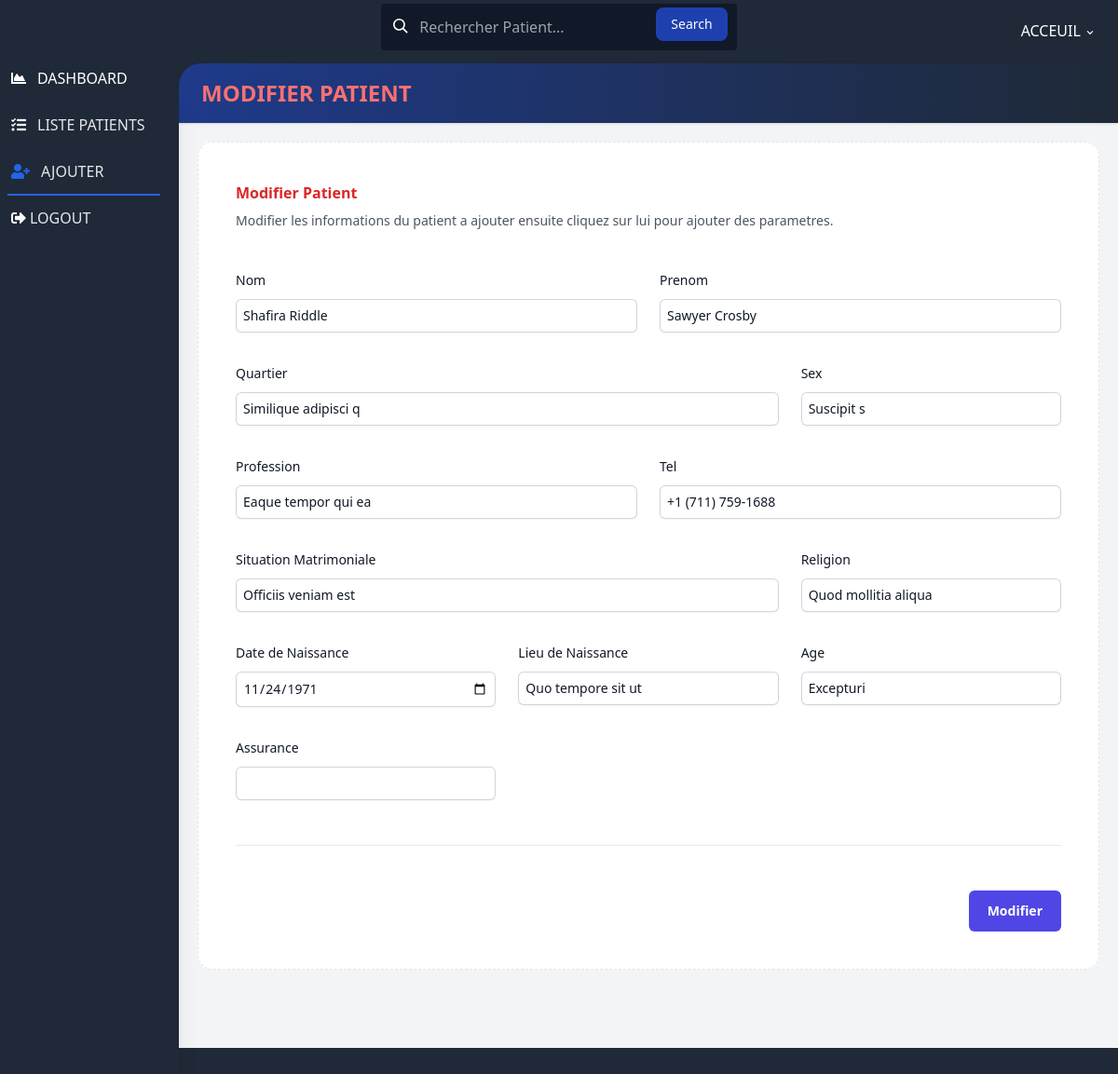
Page /acceuil/modifier.php?mod=50 (signed in) on the committed database.
### tables this page shows
CREATE TABLE `patient` (
  `p_id` int(11) NOT NULL,
  `nom` varchar(30) NOT NULL,
  `prenom` varchar(30) NOT NULL,
  `sex` varchar(10) NOT NULL,
  `quartier` varchar(30) NOT NULL,
  `profession` varchar(30) NOT NULL,
  `tel` varchar(20) NOT NULL,
  `SM` varchar(30) NOT NULL,
  `religion` varchar(30) NOT NULL,
  `DOB` varchar(20) NOT NULL,
  `POB` varchar(100) NOT NULL,
  `age` varchar(10) NOT NULL,
  `assurance` varchar(100) NOT NULL,
  `code` varchar(8) NOT NULL,
  `date` date NOT NULL DEFAULT current_timestamp(),
  `heure` time NOT NULL DEFAULT current_timestamp()
);

### acceuil/modifier.php (the view, shortened to what this page needs)
<?php
include './../conn.php';
if(isset($_GET['mod'])){
    $patient_id = $_GET['mod'];
    $sql="select * from patient where p_id=$patient_id";
    $result = mysqli_query($conn, $sql);
    $p = mysqli_fetch_assoc($result);
}else{
    header('location:liste.php');
}
?>
<!DOCTYPE html>
<html lang="en">
<head>
    <link rel="stylesheet" href="https://use.fontawesome.com/releases/v5.3.1/css/all.css">
    <link rel="stylesheet" href="https://unpkg.com/tailwindcss@2.2.19/dist/tailwind.min.css"/>
    <script src="https://cdn.tailwindcss.com"></script>
</head>
<body class="bg-gray-800 font-sans leading-normal tracking-normal mt-12">
<header>
    <nav aria-label="menu nav" class="bg-gray-800 pt-2 md:pt-1 pb-1 px-1 mt-0 h-auto fixed w-full z-20 top-0">
        <div class="flex flex-wrap items-center">
            <div class="flex flex-1 md:w-1/3 justify-center md:justify-start text-white px-2">
                <span class="relative w-full">
                    <form action="search.php" method="post">
                        <input aria-label="search" name="word" type="search" id="search" placeholder="Rechercher Patient..." class="w-full bg-gray-900 text-white transition border border-transparent focus:outline-none focus:border-gray-400 rounded py-3 px-2 pl-10 appearance-none leading-normal">
                        <button type="submit" class="text-white absolute end-2.5 bottom-2.5 bg-blue-800 hover:bg-blue-700 focus:ring-4 focus:outline-none focus:ring-blue-300 font-medium rounded-lg text-sm px-4 py-2 dark:bg-blue-600 dark:hover:bg-blue-700 dark:focus:ring-blue-800">Search</button>
                    </form>
                    <div class="absolute search-icon" style="top: 1rem; left: .8rem;">
                        <svg class="fill-current pointer-events-none text-white w-4 h-4" xmlns="http://www.w3.org/2000/svg" viewBox="0 0 20 20">
                            <path d="M12.9 14.32a8 8 0 1 1 1.41-1.41l5.35 5.33-1.42 1.42-5.33-5.34zM8 14A6 6 0 1 0 8 2a6 6 0 0 0 0 12z"></path>
                        </svg>
                    </div>
                </span>
            </div>
            <div class="flex w-full pt-2 content-center justify-between md:w-1/3 md:justify-end">
                <ul class="list-reset flex justify-between flex-1 md:flex-none items-center">
                    <li class="flex-1 md:flex-none md:mr-3">
                        <div class="relative inline-block">
                            <button onclick="toggleDD('myDropdown')" class="drop-button text-white py-2 px-2"> <span class="pr-2"><i class="em em-robot_face"></i></span> ACCEUIL <svg class="h-3 fill-current inline" xmlns="http://www.w3.org/2000/svg" viewBox="0 0 20 20">
                                <path d="M9.293 12.95l.707.707L15.657 8l-1.414-1.414L10 10.828 5.757 6.586 4.343 8z" /></svg></button>
                        </div>
                    </li>
                </ul>
            </div>
        </div>
    </nav>
</header>
<main>
    <div class="flex flex-col md:flex-row">
        <nav aria-label="alternative nav">
            <div class="bg-gray-800 shadow-xl h-20 fixed bottom-0 mt-12 md:relative md:h-screen z-10 w-full md:w-48 content-center">
                <div class="md:mt-12 md:w-48 md:fixed md:left-0 md:top-0 content-center md:content-start text-left justify-between">
                    <ul class="list-reset flex flex-row md:flex-col pt-3 md:py-3 px-1 md:px-2 text-center md:text-left">
                        <li class="mr-3 flex-1">
                            <a href="./" class="block py-1 md:py-3 pl-1 align-middle text-white no-underline hover:text-white border-b-2 border-gray-800 hover:border-green-500">
                                <i class="fas fa-chart-area pr-0 md:pr-3"></i><span class="pb-1 md:pb-0 text-xs md:text-base text-white md:text-white block md:inline-block">DASHBOARD</span>
                            </a>
                        </li>
                        <li class="mr-3 flex-1">
                            <a href="./liste.php" class="block py-1 md:py-3 pl-1 align-middle text-white no-underline hover:text-white border-b-2 border-gray-800 hover:border-pink-500">
                                <i class="fas fa-tasks pr-0 md:pr-3"></i><span class="pb-1 md:pb-0 text-xs md:text-base text-gray-400 md:text-gray-200 block md:inline-block">LISTE PATIENTS</span>
                            </a>
                        </li>
                        <li class="mr-3 flex-1">
                            <a href="./ajouter.php" class="block py-1 md:py-3 pl-1 align-middle text-white no-underline hover:text-white border-b-2 border-blue-600">
                                <i class="fas fa-user-plus fa-inverse pr-0 md:pr-3 text-blue-600"></i><span class="pb-1 md:pb-0 text-xs md:text-base text-gray-400 md:text-gray-200 block md:inline-block">AJOUTER</span>
                            </a>
                        </li>
                        <li class="mr-3 flex-1">
                            <a onclick="return logout();" href="./../logout.php" class="block py-1 md:py-3 pl-0 md:pl-1 align-middle text-white no-underline hover:text-white border-b-2 border-gray-800 hover:border-red-500">
                                <i class="fas fa-sign-out-alt fa-fw pr-0 md:pr-3"></i><span class="pb-1 md:pb-0 text-xs md:text-base text-gray-400 md:text-gray-200 block md:inline-block">LOGOUT</span>
                            </a>
                        </li>
                    </ul>
                </div>
            </div>
        </nav>
        <section class="w-full">
            <div id="main" class="main-content w-full flex-1 bg-gray-100 mt-12 md:mt-2 pb-24 md:pb-5">
                <div class="bg-gray-800 pt-3">
                    <div class="rounded-tl-3xl bg-gradient-to-r from-blue-900 to-gray-800 p-4 shadow text-2xl text-white">
                        <h1 class="font-bold text-red-400 pl-2">MODIFIER PATIENT</h1>
                    </div>
                </div>
                <div class="flex flex-wrap -mx-3 mb-5">
                    <div class="w-full max-w-full px-3 mb-6  mx-auto">
                        <div class="relative flex-[1_auto] flex flex-col break-words min-w-0 bg-clip-border rounded-[.95rem] bg-white m-5">
                        <div class="relative flex flex-col min-w-0 break-words border border-dashed bg-clip-border rounded-2xl border-stone-200 bg-light/30">
                            <form name="modifier" method="POST" action="add_patient.php?mod=<?=$p['p_id'];?>">
                            <div class="space-y-12 p-10">
                                <div class="border-b border-gray-900/10 pb-12">
                                <h2 class="text-base font-semibold leading-7 text-red-600">Modifier Patient</h2>
                                <p class="mt-1 text-sm leading-6 text-gray-600">Modifier les informations du patient a ajouter ensuite cliquez sur lui pour ajouter des parametres.</p>
                                <div class="mt-10 grid grid-cols-1 gap-x-6 gap-y-8 sm:grid-cols-6">
                                    <div class="sm:col-span-3">
                                    <label for="nom" class="block text-sm font-medium leading-6 text-gray-900">Nom</label>
                                    <div class="mt-2">
                                        <input required value="<?=$p['nom'];?>" type="text" name="nom" id="name" autocomplete="given-name" class="block w-full rounded-md border-0 px-2 py-1.5 text-gray-900 shadow-sm ring-1 ring-inset ring-gray-300 placeholder:text-gray-400 focus:ring-2 focus:ring-inset focus:ring-indigo-600 sm:text-sm sm:leading-6">
                                    </div>
                                    </div>
                                    <div class="sm:col-span-3">
                                    <label for="prenom" class="block text-sm font-medium leading-6 text-gray-900">Prenom</label>
                                    <div class="mt-2">
                                        <input required value="<?=$p['prenom'];?>" type="text" name="prenom" id="amily-name" autocomplete="family-name" class="block w-full rounded-md border-0 px-2 py-1.5 text-gray-900 shadow-sm ring-1 ring-inset ring-gray-300 placeholder:text-gray-400 focus:ring-2 focus:ring-inset focus:ring-indigo-600 sm:text-sm sm:leading-6">
                                    </div>
                                    </div>
                                    <div class="sm:col-span-4">
                                    <label for="quartier" class="block text-sm font-medium leading-6 text-gray-900">Quartier</label>
                                    <div class="mt-2">
                                        <input required id="address" name="quartier" value="<?=$p['quartier'];?>" type="text" autocomplete="quartier" class="block w-full rounded-md border-0 px-2 py-1.5 text-gray-900 shadow-sm ring-1 ring-inset ring-gray-300 placeholder:text-gray-400 focus:ring-2 focus:ring-inset focus:ring-indigo-600 sm:text-sm sm:leading-6">
                                    </div>
                                    </div>
                                    <div class="sm:col-span-2">
                                    <label for="sex" class="block text-sm font-medium leading-6 text-gray-900">Sex</label>
                                    <div class="mt-2">
                                        <input required id="gender" name="sex" value="<?=$p['sex'];?>" type="text" autocomplete="sex" class="block w-full rounded-md border-0 px-2 py-1.5 text-gray-900 shadow-sm ring-1 ring-inset ring-gray-300 placeholder:text-gray-400 focus:ring-2 focus:ring-inset focus:ring-indigo-600 sm:text-sm sm:leading-6">
                                    </div>
                                    </div>
                                    <div class="sm:col-span-3">
                                    <label for="profession" class="block text-sm font-medium leading-6 text-gray-900">Profession</label>
                                    <div class="mt-2">
                                        <input required id="profession" name="profession" value="<?=$p['profession'];?>" type="text" autocomplete="profession" class="block w-full rounded-md border-0 px-2 py-1.5 text-gray-900 shadow-sm ring-1 ring-inset ring-gray-300 placeholder:text-gray-400 focus:ring-2 focus:ring-inset focus:ring-indigo-600 sm:text-sm sm:leading-6">
                                    </div>
                                    </div>
                                    <div class="sm:col-span-3">
                                    <label for="tel" class="block text-sm font-medium leading-6 text-gray-900">Tel</label>
                                    <div class="mt-2">
                                        <input required id="phone" name="tel" value="<?=$p['tel'];?>" type="text" autocomplete="tel" class="block w-full rounded-md border-0 px-2 py-1.5 text-gray-900 shadow-sm ring-1 ring-inset ring-gray-300 placeholder:text-gray-400 focus:ring-2 focus:ring-inset focus:ring-indigo-600 sm:text-sm sm:leading-6">
                                    </div>
                                    </div>
                                    <div class="sm:col-span-4">
                                    <label for="SM" class="block text-sm font-medium leading-6 text-gray-900">Situation Matrimoniale</label>
                                    <div class="mt-2">
                                        <input required id="SM" name="SM" value="<?=$p['SM'];?>" type="text" autocomplete="SM" class="block w-full rounded-md border-0 px-2 py-1.5 text-gray-900 shadow-sm ring-1 ring-inset ring-gray-300 placeholder:text-gray-400 focus:ring-2 focus:ring-inset focus:ring-indigo-600 sm:text-sm sm:leading-6">
                                    </div>
                                    </div>
                                    <div class="sm:col-span-2">
                                    <label for="rel" class="block text-sm font-medium leading-6 text-gray-900">Religion</label>
                                    <div class="mt-2">
                                        <input required id="religion" name="rel" value="<?=$p['religion'];?>" type="text" autocomplete="rel" class="block w-full rounded-md border-0 px-2 py-1.5 text-gray-900 shadow-sm ring-1 ring-inset ring-gray-300 placeholder:text-gray-400 focus:ring-2 focus:ring-inset focus:ring-indigo-600 sm:text-sm sm:leading-6">
                                    </div>
                                    </div>
                                    <div class="sm:col-span-2">
                                    <label for="DOB" class="block text-sm font-medium leading-6 text-gray-900">Date de Naissance</label>
                                    <div class="mt-2">
                                        <input required value="<?=$p['DOB'];?>" type="date" name="DOB" id="DOB" autocomplete="DOB" class="block w-full rounded-md border-0 px-2 py-1.5 text-gray-900 shadow-sm ring-1 ring-inset ring-gray-300 placeholder:text-gray-400 focus:ring-2 focus:ring-inset focus:ring-indigo-600 sm:text-sm sm:leading-6">
                                    </div>
                                    </div>
                                    <div class="sm:col-span-2">
                                    <label for="POB" class="block text-sm font-medium leading-6 text-gray-900">Lieu de Naissance</label>
                                    <div class="mt-2">
                                        <input required value="<?=$p['POB'];?>" type="text" name="POB" id="POB" autocomplete="POB" class="block w-full rounded-md border-0 px-2 py-1.5 text-gray-900 shadow-sm ring-1 ring-inset ring-gray-300 placeholder:text-gray-400 focus:ring-2 focus:ring-inset focus:ring-indigo-600 sm:text-sm sm:leading-6">
                                    </div>
                                    </div>
                                    <div class="sm:col-span-2">
                                    <label for="age" class="block text-sm font-medium leading-6 text-gray-900">Age</label>
                                    <div class="mt-2">
                                        <input required value="<?=$p['age'];?>" type="text" name="age" id="age" autocomplete="age" class="block w-full rounded-md border-0 px-2 py-1.5 text-gray-900 shadow-sm ring-1 ring-inset ring-gray-300 placeholder:text-gray-400 focus:ring-2 focus:ring-inset focus:ring-indigo-600 sm:text-sm sm:leading-6">
                                    </div>
                                    </div>
                                    <div class="sm:col-span-2">
                                    <label for="assu" class="block text-sm font-medium leading-6 text-gray-900">Assurance</label>
                                    <div class="mt-2">
                                        <input id="assu" name="assu" value="<?=$p['assurance'];?>" type="text" autocomplete="assu" class="block w-full rounded-md border-0 px-2 py-1.5 text-gray-900 shadow-sm ring-1 ring-inset ring-gray-300 placeholder:text-gray-400 focus:ring-2 focus:ring-inset focus:ring-indigo-600 sm:text-sm sm:leading-6">
                                    </div>
                                    </div>
                                </div>
                            </div>
                            <div class="mt-3 flex items-center justify-end gap-x-6">
                                <button name="modifier" type="submit" class="rounded-md bg-indigo-600 px-5 py-3 text-sm font-semibold text-white shadow-sm hover:bg-indigo-500 focus-visible:outline focus-visible:outline-2 focus-visible:outline-offset-2 focus-visible:outline-indigo-600">Modifier</button>
                            </div>
                            </form>
                        </div>
                    </div>
                </div>
            </div>
        </section>
    </div>
</main>
</body>
</html>

### rows in the picture
patient: nom "Shafira Riddle", prenom "Sawyer Crosby", quartier "Similique adipisci q", sex "Suscipit s", profession "Eaque tempor qui ea", tel "+1 (711) 759-1688", SM "Officiis veniam est", rel "Quod mollitia aliqua", DOB "11/24/1971", POB "Quo tempore sit ut", age "Excepturi"
